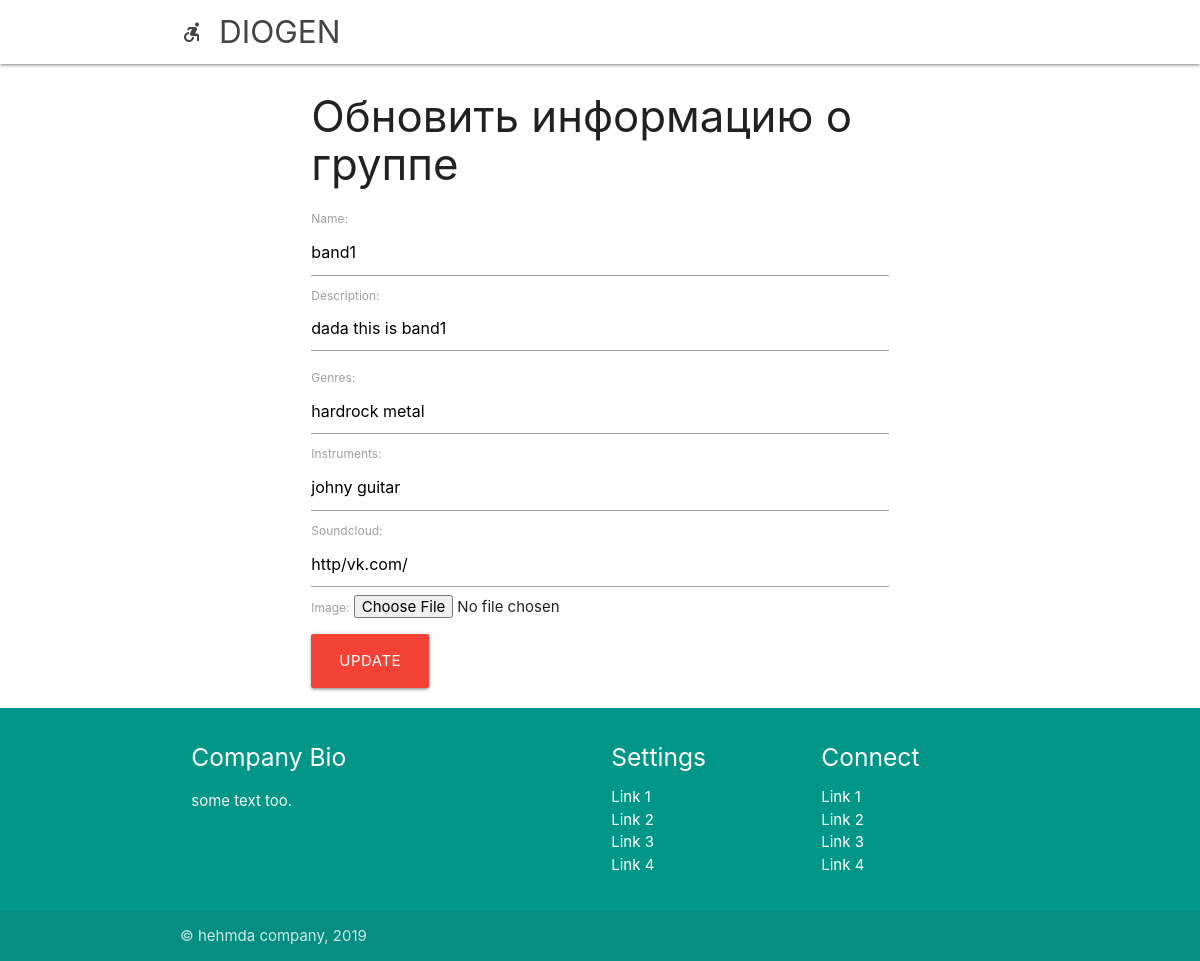
Before: /mygroups/upd/1/ with the older database file.
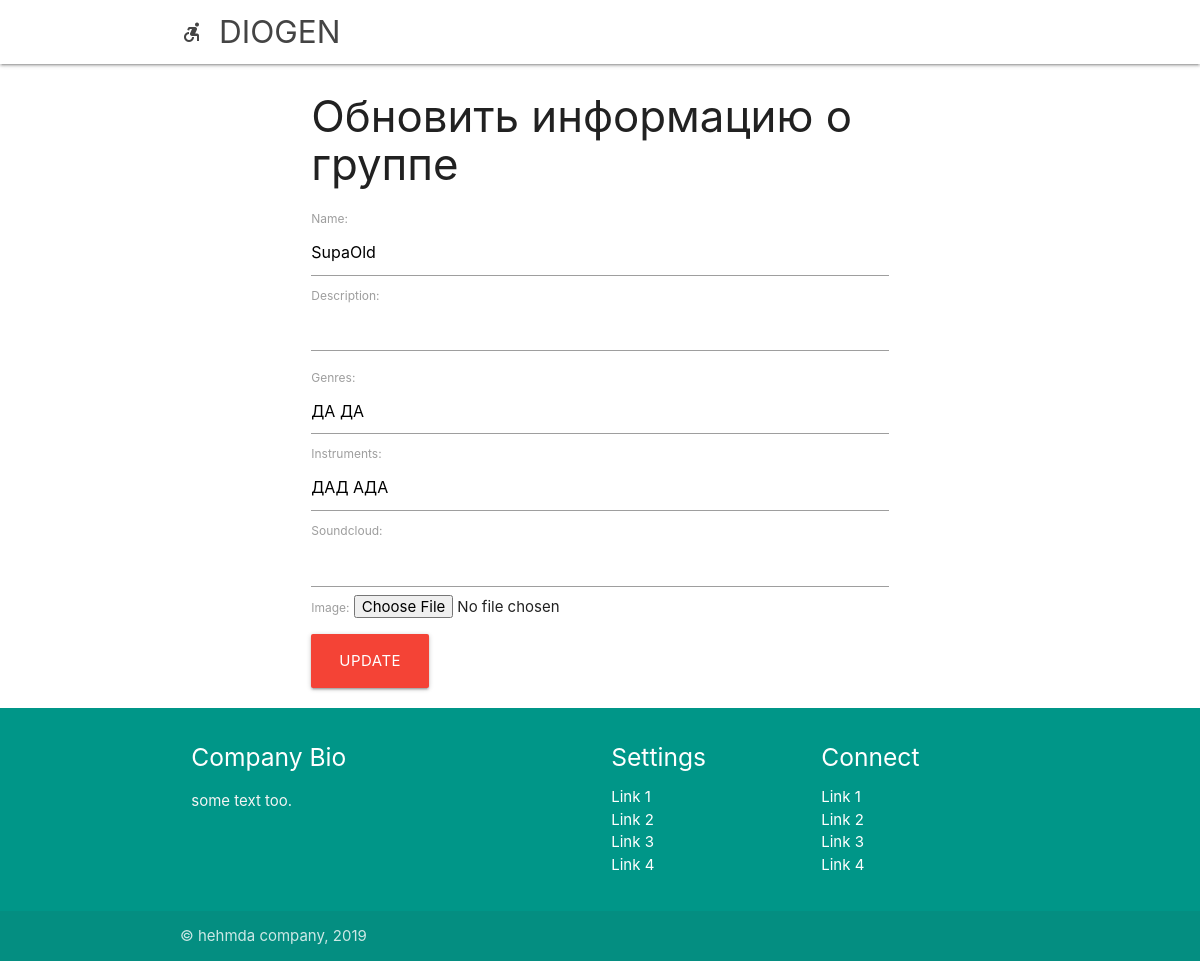
After: the same page with the newer database file.
### userApp/models.py (models this page shows, shortened)
class GroupProfile(models.Model):
    name = models.CharField(max_length=100,default='', blank=False)
    description=models.TextField(default='',blank=True)
    genres=models.CharField(max_length=100,default='', blank=True)
    instruments=models.CharField(max_length=200,default='', blank=True)
    soundcloud=models.CharField(max_length=100, default='', blank=True)
    create_date = models.CharField(max_length=100, default='', blank=True)
    image = models.FileField(upload_to = 'pic_folder/', default = 'pic_folder/None/no-img.jpg')

### userApp/views.py (the view, shortened to what this page needs)
# urls.py: path('mygroups/upd/<int:pk>/', views.GroupUpdate.as_view(), name='GroupUpdate'),
class GroupUpdate(UpdateView):
    model = GroupProfile
    form_class= GroupForm
    template_name = 'groups/groupprofile_update.html'

### userApp/forms.py
class GroupForm(forms.ModelForm):
    class Meta:
        model = GroupProfile
        fields = ['name', 'description', 'genres', 'instruments', 'soundcloud',
            'create_date', 'image']
        widgets = {
            'description': forms.Textarea(attrs={'class':'materialize-textarea'}),
            'create_date': forms.TextInput(attrs={'class':'datepicker'}),
            'image': forms.FileInput(attrs={'class': 'avatar'}),
        }

### userApp/templates/groups/groupprofile_update.html (shortened to what this page needs)
{% extends "mainPage/wrapper.html" %}
{% load static %}
{% block page %}
<body>
<link rel="stylesheet" href="http://foliotek.github.io/Croppie/croppie.css" />
<div class="row">
    <div class="col s3 m3 l3">
    </div>
    <div class="col s6 m6 l6">
        <h3>Обновить информацию о группе </h3>
        <form method="post">{% csrf_token %}
                {{form.name.label_tag}}
                {{form.name}}
                {{form.description.label_tag}}
                {{form.description}}
                {{form.genres.label_tag}}
                {{form.genres}}
                {{form.instruments.label_tag}}
                {{form.instruments}}
                {{form.soundcloud.label_tag}}
                {{form.soundcloud}}
                {{form.image.label_tag}}
                {{form.image}}
            <input type="submit" value="Update" class="btn-large red">
        </form>
    </div>
    <div class="col s3 m3 l3">
    </div>
</div>
</body>
{% endblock %}

Changed rows visible on the page:
changed GroupProfile: name "band1" → "SupaOld"; description "dada this is band1" → (not shown); genres "hardrock metal" → "ДА ДА"; instruments "johny guitar" → "ДАД АДА"; soundcloud "http/vk.com/" → (not shown)
